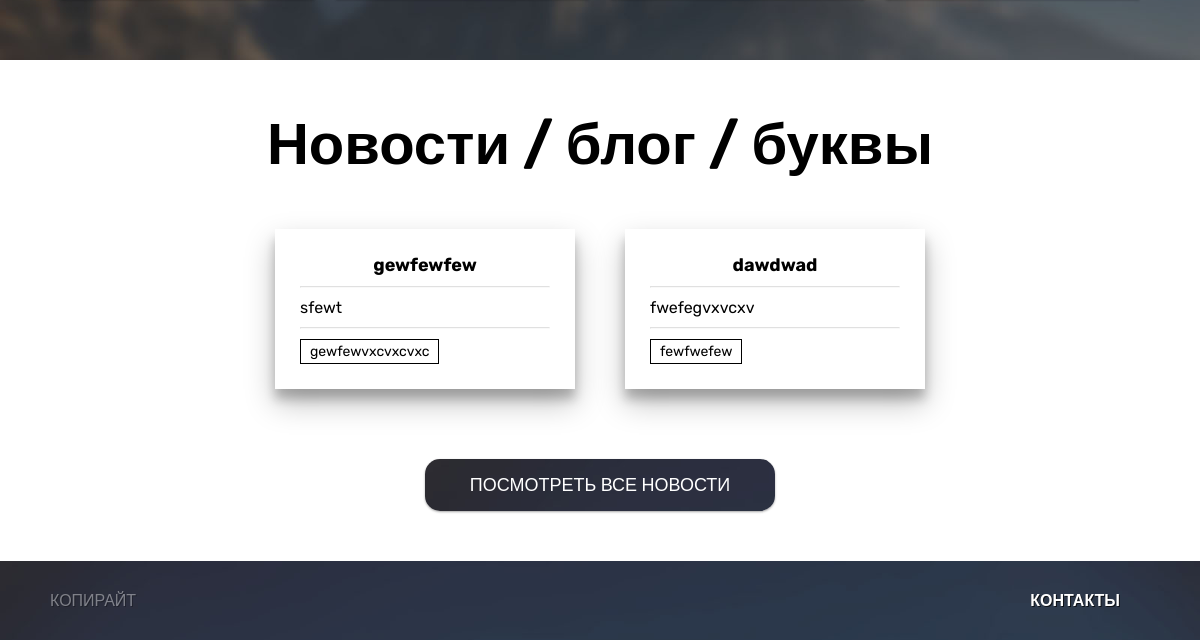
Before: / (lower part) with the older database file.
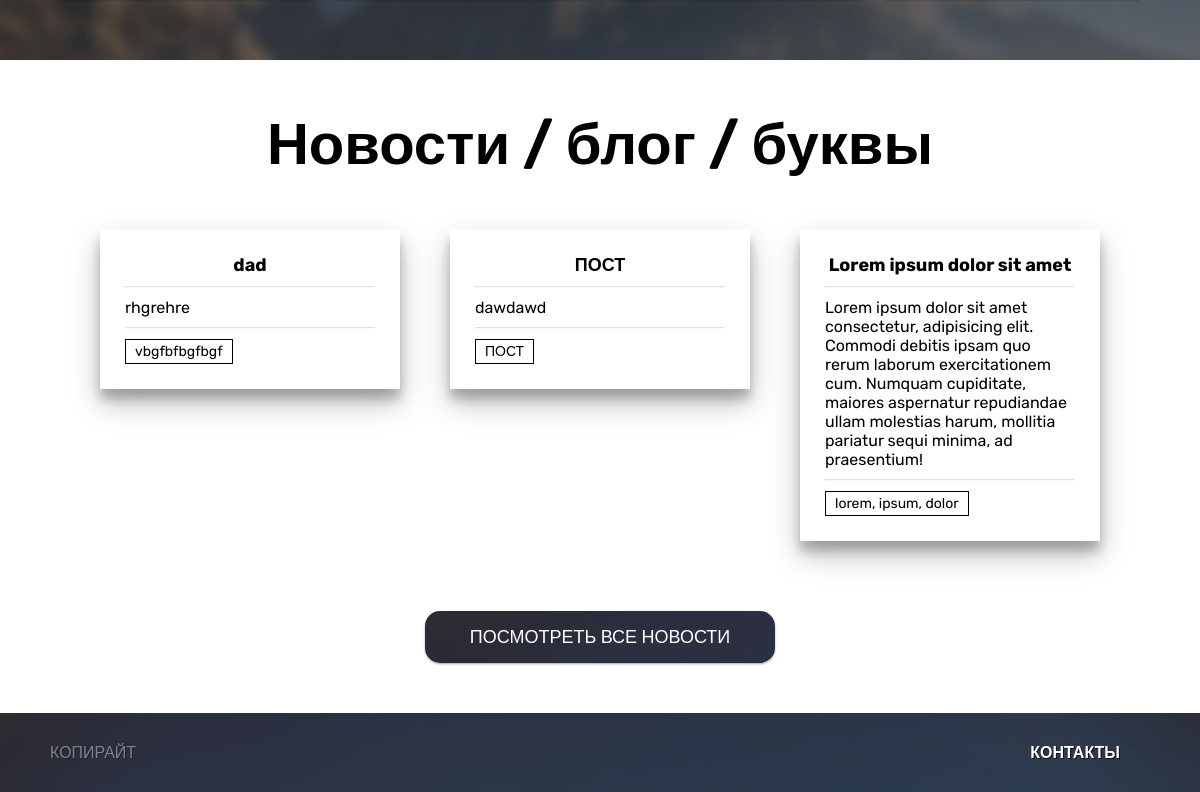
After: the same page with the newer database file.
### tables this page shows
CREATE TABLE `posts` (
  `id_post` int(11) NOT NULL,
  `post_title` varchar(40) NOT NULL,
  `post_tags` varchar(35) NOT NULL,
  `post_text` text NOT NULL
);

### index.php (the view, shortened to what this page needs)
<? require_once './php/connection.php'; ?>
<!DOCTYPE html>
<html lang="ru">
<head>
    <link rel="stylesheet" href="./css/index.css">
</head>
<body>
    <div id="wrapper">
        <div id="block_two">
            <div id="content">
            </div>
        </div>
        <div id="block_three">
            <div id="content">
                <h2>Новости / блог / буквы</h2>
                <div class="posts">
                <?
                    $query = "SELECT * FROM posts ORDER BY id_post DESC LIMIT 3";
                    $queryResult = mysqli_query($link, $query);
                    while ($post = mysqli_fetch_assoc($queryResult))
                    {
                        $postTitle = $post['post_title'];
                        $postTags = $post['post_tags'];
                        $postText = $post['post_text'];
                    ?>
                    <div class="post">
                        <p class="post_title"> <? echo $postTitle ?> </p>
                        <hr>
                        <p class="post_text"> <? echo $postText ?> </p>
                        <hr>
                        <p class="post_tags"> <? echo $postTags ?> </p>
                    </div>
                    <?
                    }
                    ?>
                </div>
                <a href="./news.php">ПОСМОТРЕТЬ ВСЕ НОВОСТИ</a>
            </div>
        </div>
        <footer>
            <div id="content">
                <p>КОПИРАЙТ </p>
                <a href="./contact.html">КОНТАКТЫ</a>
            </div>
        </footer>
    </div>
</body>
</html>

### css/index.css (style rules this page uses)
* { box-sizing: border-box; margin: 0; padding: 0; }
html, body, #wrapper { min-height: 100%; }
body { font-family: "Rubik", sans-serif; min-width: 320px; }
#content { max-width: 1440px; margin: 0 auto; padding: 50px; flex-grow: 1; }
header #content .nav a, footer #content a { font-weight: bold; position: relative; text-decoration: none; color: #FFFFFF;; }
header #content .nav a:not(.logo)::after, footer #content a::after { position: absolute; bottom: 0; left: 0; width: 100%; height: 2px; content: ""; transition: 0.3s all; transform: scale(0); background-color: #FFFFFF; box-shadow: 1px 1px 0px rgba(0, 0, 0, 0.7); }
header #content .nav ul li a, header #content .nav .logo, header #content .text h1, header #content .text p, footer #content a, footer #content p { text-shadow: 1px 1px 0px rgba(0, 0, 0, 0.7); }
#block_two { background-image: url("../img/background_1.jpg"); background-repeat: no-repeat; background-position: top right; background-size: cover; }
#block_two #content { display: flex; align-items: center; flex-flow: row wrap; justify-content: center; }
#block_three #content { display: flex; align-items: center; flex-flow: column nowrap; justify-content: center; }
#block_three #content h2 { font-size: 58px; margin-bottom: 25px; text-align: center; }
#block_three #content .posts { display: flex; align-self: center; flex-flow: row wrap; justify-content: center; }
#block_three #content .post { width: 300px; margin: 25px; padding: 25px; box-shadow: 0 14px 28px rgba(0,0,0,0.25), 0 10px 10px rgba(0,0,0,0.22); align-self: flex-start; flex-grow: 1; }
#block_three #content .post .post_title { font-size: 18px; font-weight: bold; margin: 0 0 10px 0; text-align: center; }
#block_three #content .post .post_text { font-size: 16px; margin: 10px 0; }
#block_three #content .post .post_tags { font-size: 14px; display: inline-block; margin: 10px 5px 0 0; padding: 3px 9px; text-align: center; border: 1px solid black; }
#block_three #content .post hr { opacity: 0.3; }
#block_three #content a { font-size: 18px; margin-top: 45px; padding: 15px 45px; cursor: pointer; transition: 1s all; text-decoration: none; color: white; border: 0; border-radius: 15px; background: url("../img/background_1.jpg"); box-shadow: 0 1px 3px rgba(0,0,0,0.12), 0 1px 2px rgba(0,0,0,0.24); }
footer { background-image: url("../img/background_1.jpg"); background-repeat: no-repeat; background-size: cover; }
footer #content { display: flex; padding: 15px 50px; align-items: center; flex-flow: row wrap; justify-content: space-between; }
footer #content a, footer #content p { text-align: center; color: #FFFFFF; }
footer #content p { opacity: 0.4; }
footer #content a { position: relative; margin: 10px 15px 10px 15px; padding: 5px 15px; }

Changed rows visible on the page:
no longer on this page (row unchanged): posts: post_title "gewfewfew", post_text "sfewt", post_tags "gewfewvxcvxcvxc"
no longer on this page (row unchanged): posts: post_title "dawdwad", post_text "fwefegvxvcxv", post_tags "fewfwefew"
added posts: post_title "dad", post_text "rhgrehre", post_tags "vbgfbfbgfbgf"
added posts: post_title "ПОСТ", post_text "dawdawd", post_tags "ПОСТ"
added posts: post_title "Lorem ipsum dolor sit amet", post_text "Lorem ipsum dolor sit amet consectetur, adipisicing elit. Commodi debitis ipsam quo rerum laborum exercitationem cum. Numquam cupiditate, maiores aspernatur repudiandae ullam molestias harum, mollitia pariatur sequi minima, ad praesentium!", post_tags "lorem, ipsum, dolor"
